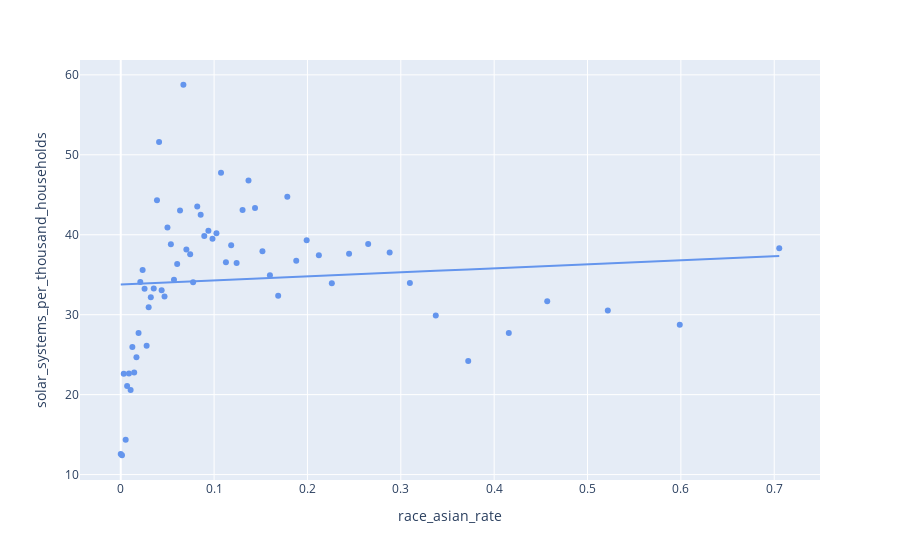

The notebook cell this image was saved under:
### Code cell
hi3 = median_dataframe("asian_binned", 'race_asian_rate')
plot_scatter(hi3, 'race_asian_rate', 'solar_systems_per_thousand_households', 'CornflowerBlue', 'race_asian')
